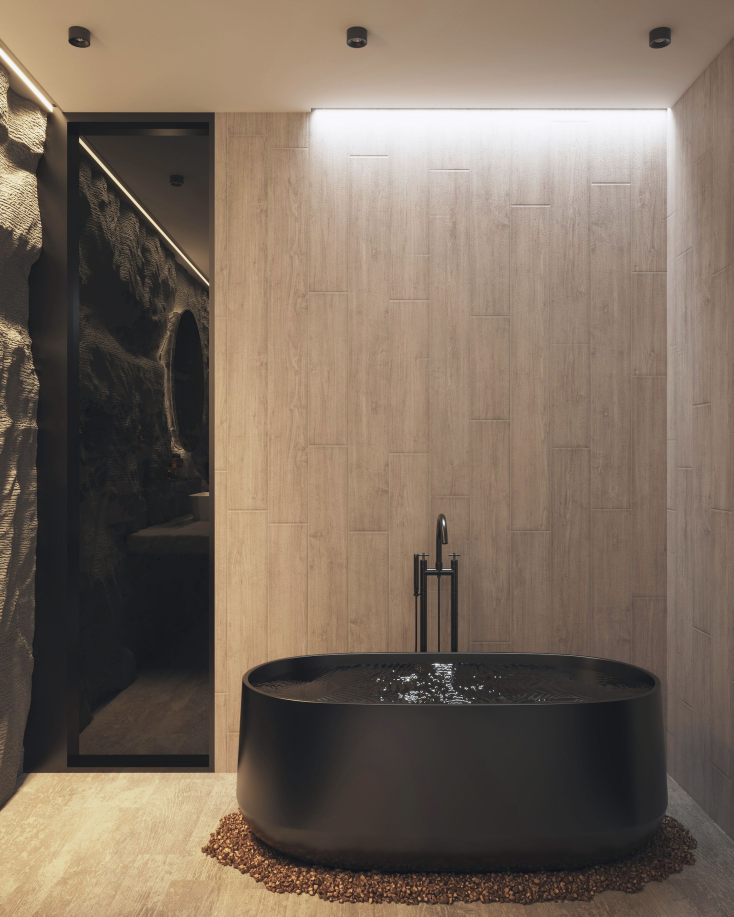
#> input picture assets/images/bath-black.jpg, 2200 x 2750 px (shown at 1/3 size); its folder holds 2 pictures in this run
$ python grade.py ../assets/images ../assets/images/bedroom-concrete.jpg
#> lines starting #> are read from the running program, lines starting #| are printed output that depends on the picture
"""Apply Ngazi's architectural grade to a folder of photos.

usage:  python scripts/grade.py <input-folder> <output-folder>
needs:  pip install Pillow

Calm, editorial architecture photography: saturation eased back, whites kept
clean and slightly cool, shadows open (never crushed), a soft S-curve.
Caps width at 2200px.
"""
import os
import sys

from PIL import Image, ImageEnhance

src, dst = sys.argv[1], sys.argv[2]
os.makedirs(dst, exist_ok=True)


def lut(lo, hi, sh, hl):
#> called with lo = 18, hi = 247, sh = -1, hl = 0
    out = []
    for i in range(256):
        t = i / 255.0
        s = t * t * (3 - 2 * t)
        t = 0.38 * s + 0.62 * t
        v = lo + t * (hi - lo) + sh * (1 - t) ** 2 + hl * t ** 2
        out.append(max(0, min(255, int(round(v)))))
    return out


R = lut(18, 247, -1, 0)
G = lut(19, 247, 0, 0)
B = lut(22, 250, 3, 2)


def grade(img):
    img = ImageEnhance.Color(img).enhance(0.78)
    r, g, b = img.split()
    return Image.merge("RGB", (r.point(R), g.point(G), b.point(B)))


for f in sorted(os.listdir(src)):
    if not f.lower().endswith((".jpg", ".jpeg", ".png", ".webp")):
        continue
    im = Image.open(os.path.join(src, f)).convert("RGB")
#> im is the input picture: PIL image 2200x2750 RGB; mean R, G, B 123.1, 107.8, 93.9
    if im.width > 2200:
        im = im.resize((2200, round(im.height * 2200 / im.width)), Image.LANCZOS)
    out = os.path.splitext(f)[0] + ".jpg"
    grade(im).save(os.path.join(dst, out), "JPEG", quality=80, optimize=True, progressive=True)
#> in grade, `r, g, b = img.split()`:
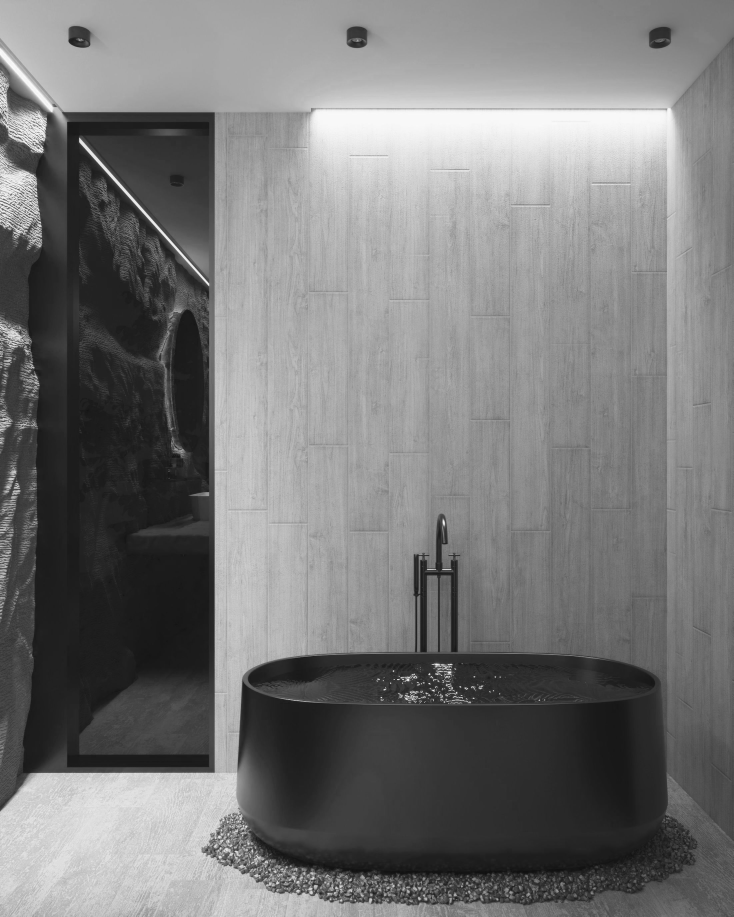
#> r: PIL image 2200x2750 L (shown at 1/3 size); min 7, max 255, mean 120
#> in grade, `r, g, b = img.split()`:
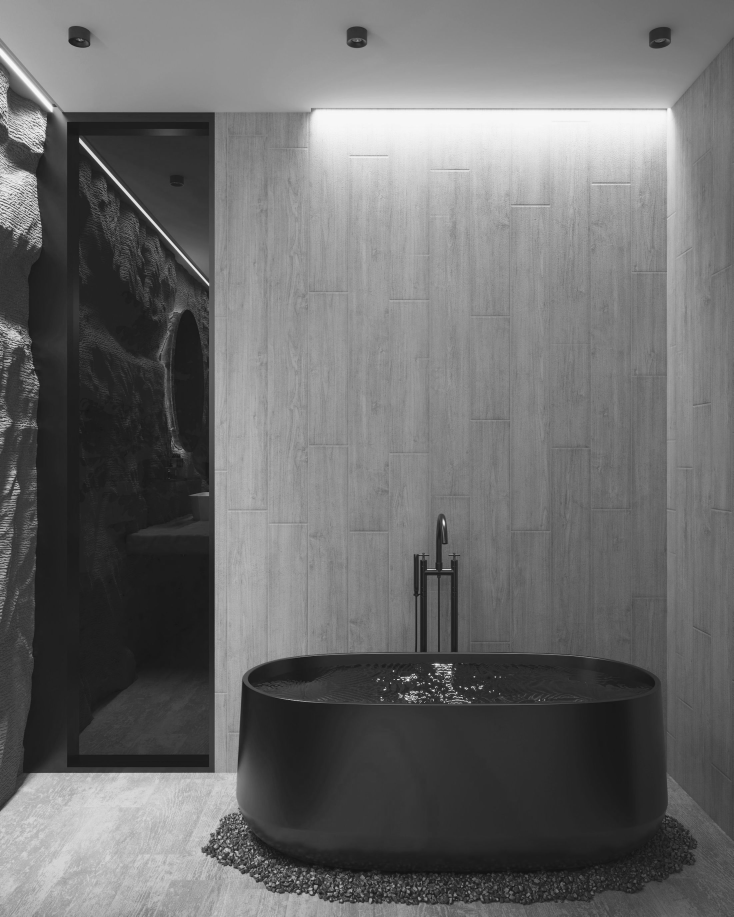
#> g: PIL image 2200x2750 L (shown at 1/3 size); min 6, max 255, mean 108.1
#> in grade, `r, g, b = img.split()`:
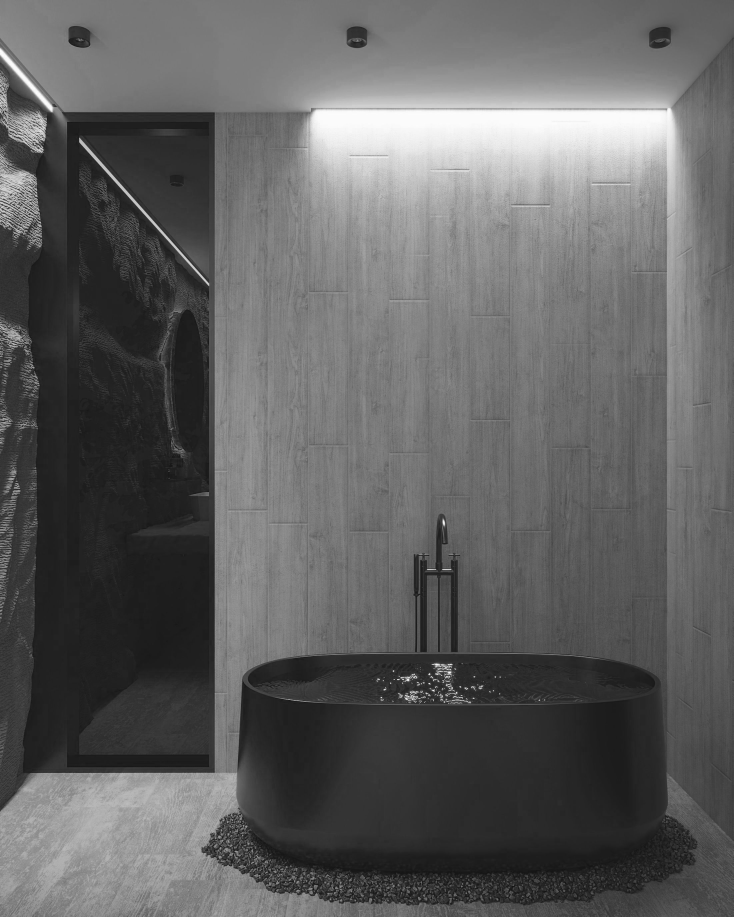
#> b: PIL image 2200x2750 L (shown at 1/3 size); min 3, max 255, mean 97.2
#> in grade, `return Image.merge("RGB", (r.point(R), g.point(G), b.point(B)))`:
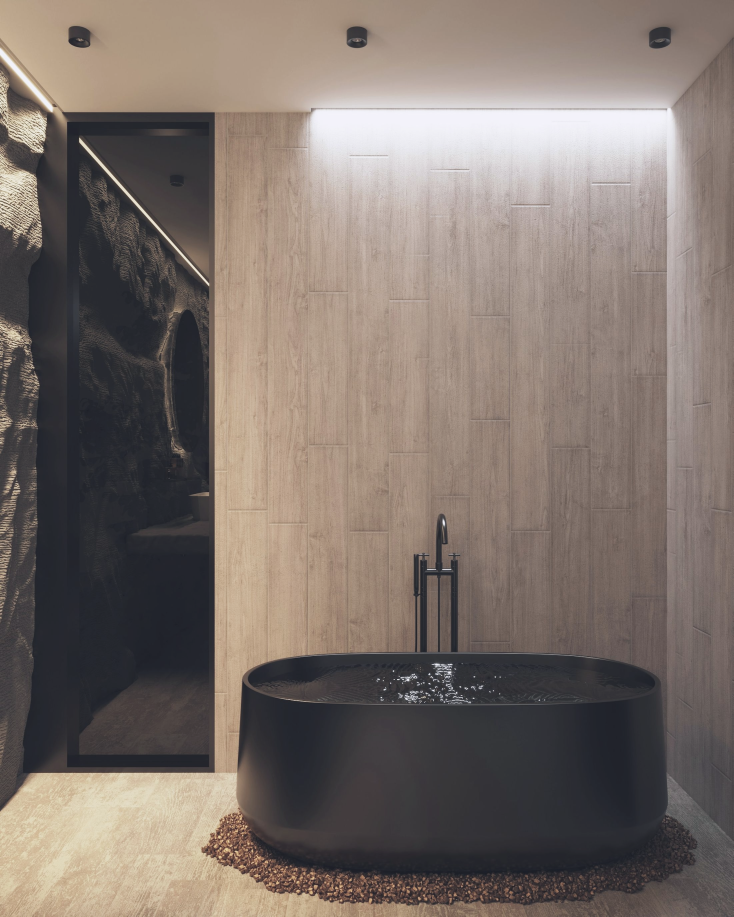
#> returned value: PIL image 2200x2750 RGB (shown at 1/3 size); mean R, G, B 125.2, 114, 107.4
#> pass 2 of the loop `for f in sorted(os.listdir(src)):`:
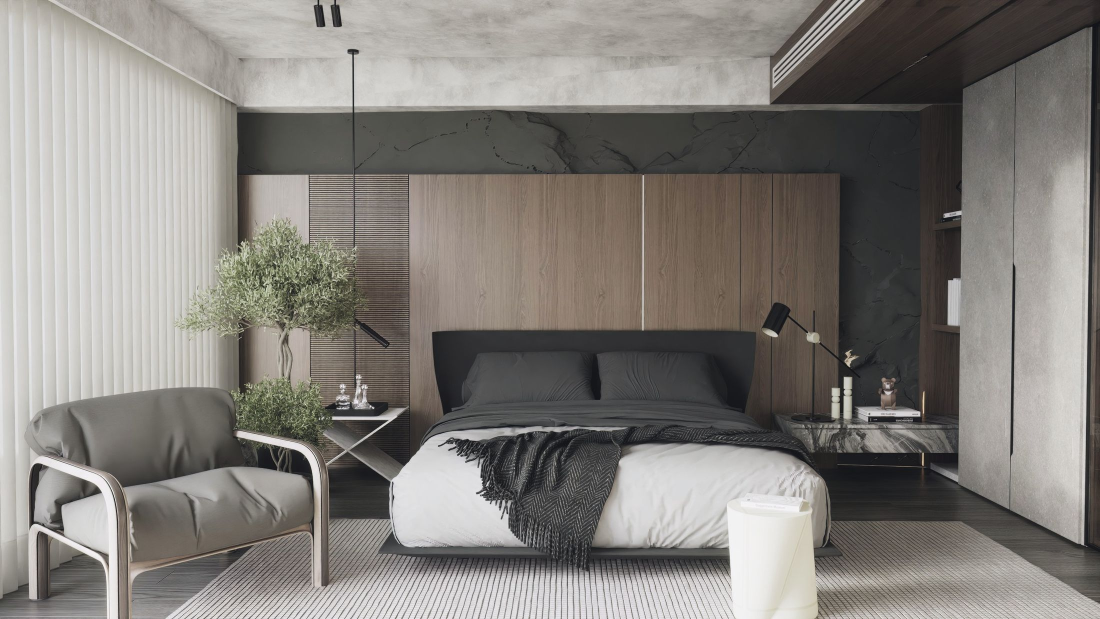
#> input picture assets/images/bedroom-concrete.jpg, 2200 x 1238 px (shown at 1/2 size)
#> im is the input picture: PIL image 2200x1238 RGB; mean R, G, B 131.5, 127.8, 123.1
#> img: PIL image 2200x1238 RGB
#> in grade (call 2), `r, g, b = img.split()`:
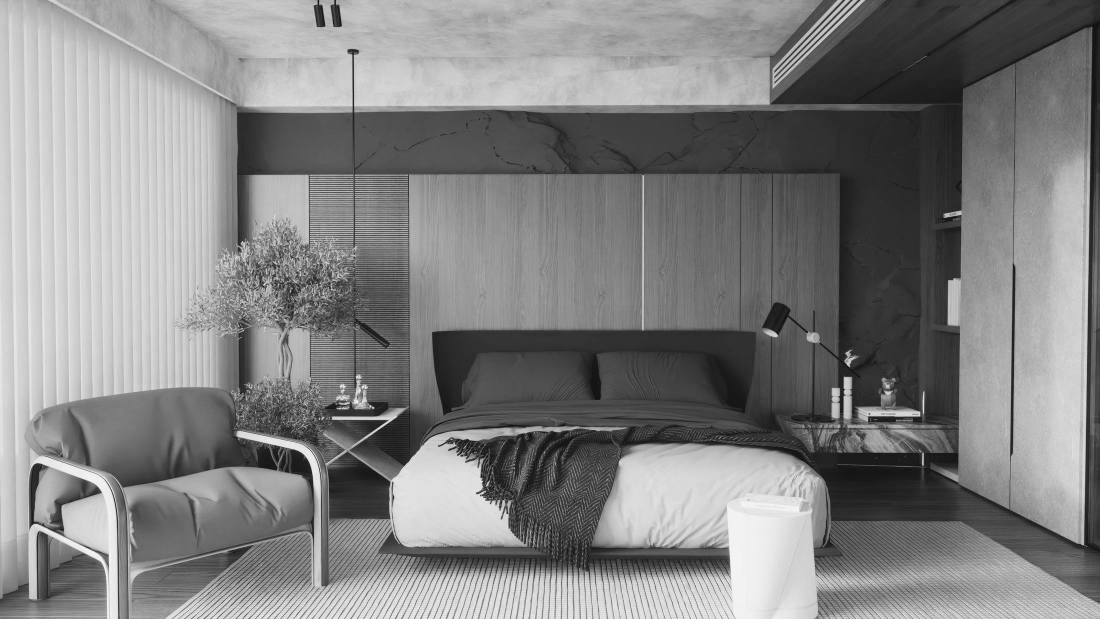
#> r: PIL image 2200x1238 L (shown at 1/2 size); min 0, max 255, mean 130.4
#> g: PIL image 2200x1238 L
#> in grade (call 2), `r, g, b = img.split()`:
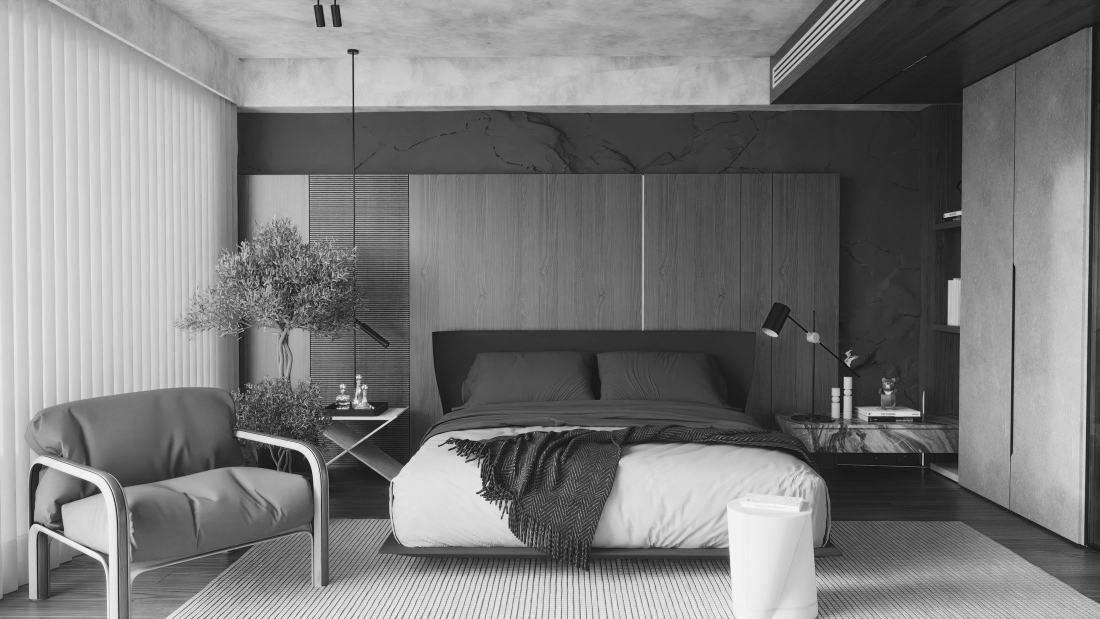
#> b: PIL image 2200x1238 L (shown at 1/2 size); min 1, max 255, mean 123.8
